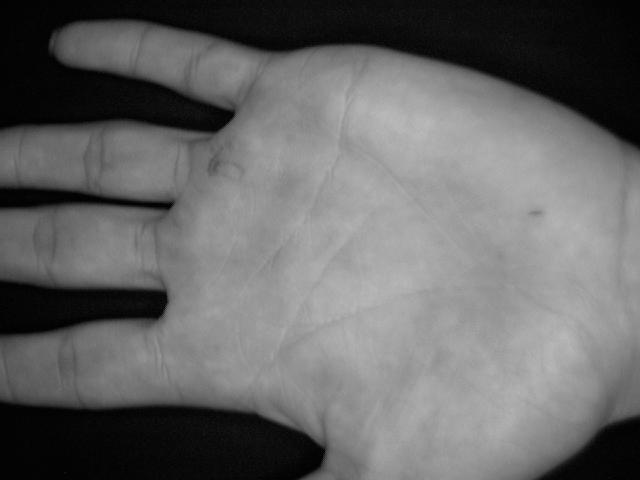
#> input picture testdaten/impostir.jpg, 640 x 480 px
$ python -i ppscan.py   (imports and definitions only)
#> lines starting #> are read from the running program, lines starting #| are printed output that depends on the picture; after the words box and inside, x2 and y2 are one past the last pixel; in counts of white or black regions, pixels touching at a corner belong together
#!/usr/bin/env python3
# -*- coding: utf-8 -*-

"""
    Palmprint Scanner
    =================


    :authors: L. Basedow, L. Gillner, J. Prothmann, C. Werner
    :version: 1.0
    :license: GPLv3
    :format: black, reST docstrings
"""

import sys
import base64
import os


from typing import Union
from collections import namedtuple

import numpy as np
import cv2 as cv

from sqlalchemy import create_engine
from sqlalchemy import Column, Integer, String, ForeignKey

from sqlalchemy.orm import declarative_base
from sqlalchemy.orm import relationship
from sqlalchemy.orm import sessionmaker

from scipy.spatial import distance


# Verbindung zur Datenbank
# [1 line that did not run here, left out]

# Datenmodell laden
# [1 line that did not run here, left out]

# Session für Datenbankzugriff erzeugen
# [1 line that did not run here, left out]
# [1 line that did not run here, left out]


# # # # # # #
# Constants #
# # # # # # #


THRESH_FACTOR = 0.5
THRESH_SUBIMG = 150.0
THRESH_CON = 15
THRESH_HAMMING = 0.43

GAMMA = 10
G_L = 23 / 32
G_U = 31 / 32

GABOR_KSIZE = (35, 35)
GABOR_SIGMA = 5.6179
GABOR_THETAS = np.arange(0, np.pi, np.pi / 32)
GABOR_LAMBDA = 1 / 0.0916
GABOR_GAMMA = 0.7  # 0.23 < gamma < 0.92
GABOR_PSI = 0
GABOR_THRESHOLD = 150  # 0 to 255

# 110 etwas zu hoch
MASK_THRESHOLD = 85

ROI_RAD = 75

SHREKD = False

# Farben
C_NORM = "\033[0m"
C_RED = "\033[91m"
C_GREEN = "\033[92m"

# Sonderzeichen
mark_check = C_GREEN + "✔️" + C_NORM
mark_fail = C_RED + "✗" + C_NORM


# # # # # #
# Models  #
# # # # # #


# [23 lines that did not run here, left out]


# [80 lines that did not run here, left out]


# wenn db nicht vorhanden, lege eine an
# [1 line not run here, left out]


# # # # # # #
# DB Access #
# # # # # # #


# [446 lines left out: functions create_user, list_users, get_users, get_user, delete_user, insert_palmprints and 13 more, not called in this run]


def extract_roi(img: np.ndarray) -> np.ndarray:
    """
    Wrapper für den ROI-Findungsprozess.

    :param img: Bild, aus dem die ROI extrahiert werden soll
    :returns: ROI
    """
    # weichzeichnen und binarisieren
    blurred = cv.GaussianBlur(img, (7, 7), 0)
    _, thresh = cv.threshold(
        blurred, (THRESH_FACTOR * img.mean()), 255, cv.THRESH_BINARY
    )

    # finde die Kontur der Hand; betrachte nur linke Hälfte des Bildes,
    # weil wir dort die wichtigen Kurven erwarten können
    contours, _ = cv.findContours(
        thresh[:, : int(img.shape[1] / 2)], cv.RETR_LIST, cv.CHAIN_APPROX_SIMPLE
    )

    # filtere nur die längste Kontur, um mögl. Störungen zu entfernen
    contour = max(contours, key=lambda c: len(c))

    # mach eine Liste aus Tupeln zur besseren Weiterverarbeitung draus
    contour = [tuple(c[0]) for c in contour]

    # "Täler" in der Handkontur finden; dort werden sich Keypoints befinden
    valleys = find_valleys(thresh, contour)

    # beide Keypoints finden
    kp_1, kp_2 = find_keypoints(valleys)

    # Bild um Keypoints rotieren und zuschneiden
    roi = transform_to_roi(img, kp_2, kp_1)

    return roi


# # # # # # #
# Filtering #
# # # # # # #


# [354 lines left out: functions build_mask, build_gabor_filters, apply_gabor_filters, img_to_binary, hamming_with_masks, calculate_hamming and 4 more, not called in this run]


# [2 lines not run here, left out]

>>> import cv2
>>> picture = cv2.imread('testdaten/impostir.jpg')
#> picture is the input picture: shape (480, 640, 3); min 0, max 186, mean 103.1
>>> result = extract_roi(picture)
#> in extract_roi, `_, thresh = cv.threshold( blurred, (THRESH_FACTOR * img.mean()), 255, ..`:
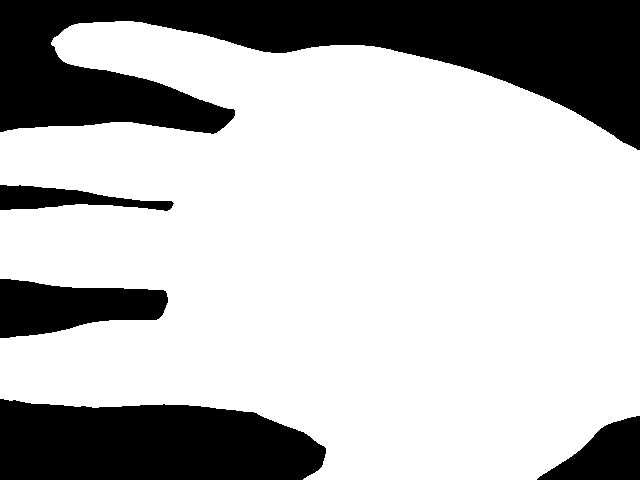
#> thresh: shape (480, 640, 3); 72.2% white; 5 black regions, box (x1, y1, x2, y2) and area: (0, 0, 640, 150) 50086, (0, 399, 326, 480) 22315, (0, 279, 168, 338) 6726, (537, 416, 640, 480) 3804, (0, 185, 174, 211) 2447
#> (the run stopped early here; a loop or call above may not have finished)
